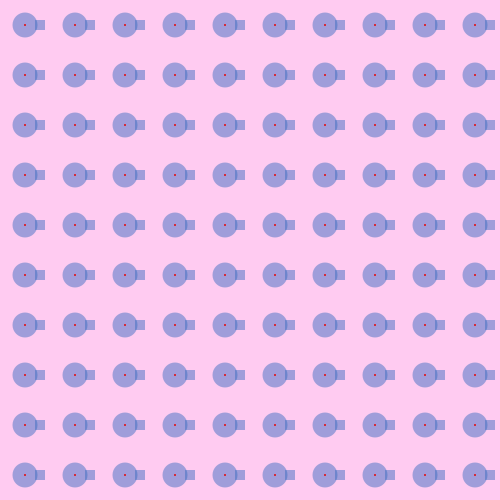
Frame 1 (no input)
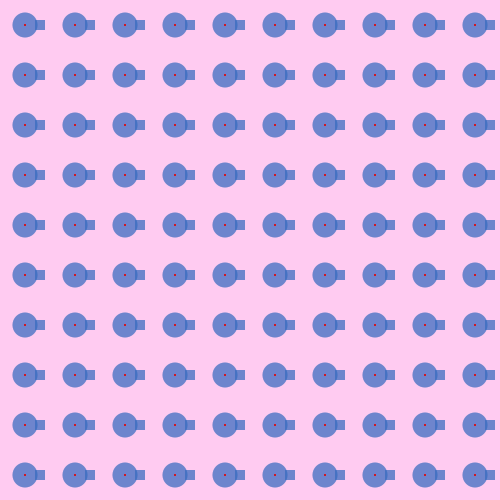
Frame 2 (the mouse pressed at the canvas centre, redrawn once)

The Processing sketch that drew these frames (run headless with seeded random() and noise(); the mouse was pressed at the canvas centre and the sketch redrawn once):

// Processing sketch: processing_83699
// ── processing_83699.pde

void setup()
{
  size(500, 500);
  background(#FFCBF1);
  noStroke();
  smooth();
}

void draw()
{      fill(#366BBF,120);     

  /*pour faire une ligne de cercles 
   j'ajpute 50 pixel à la coordonnée x
   */
  for (int posx=25; posx<= 475; posx = posx+50)

    for (int posy=25; posy<= 475; posy = posy+50)
    {
      ellipse(posx, posy, 25, 25);
      rect(posx+10,posy-5,10,10);
      // ne pas oublier que ça tourne en boucle! COULEURS!     
      fill(#E30B0B);
      ellipse(posx,posy,2,2);
      noFill();
      fill(#366BBF,120);     
    }

  noLoop();
}
